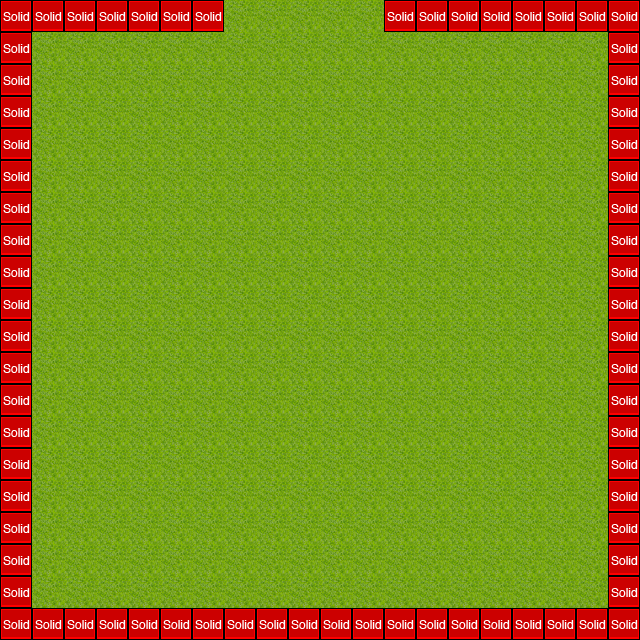

Rendered tile map (Tiled .tmx) drawn with the repository's tilesets; below, a short description and the map source with its tile grids summarised:
An orthogonal 20x20 tile map with 32x32 px tiles, 1 tile layer (collision), 1 image layer and 4 objects (doorOut, doorIn, hero, girl).

<map version="1.0" orientation="orthogonal" width="20" height="20" tilewidth="32" tileheight="32">
 <tileset firstgid="1" name="metatiles32x32" tilewidth="32" tileheight="32">
  <image source="tileset/metatiles32x32.png" width="160" height="32" />
  <tile id="0">
   <properties>
    <property name="type" value="solid" />
   </properties>
  </tile>
 </tileset>
 <imagelayer name="bg" width="20" height="20">
  <image source="tileset/part1.png" />
 </imagelayer>
 <objectgroup name="doors" width="20" height="20">
  <object name="doorOut" x="224" y="0" width="160" height="32">
   <properties>
    <property name="to" value="part2" />
   </properties>
  </object>
  <object name="doorIn" x="287" y="66" width="16" height="16">
   <properties>
    <property name="from" value="part2" />
   </properties>
  </object>
 </objectgroup>
 <objectgroup name="entities" width="20" height="20">
  <object name="hero" x="320" y="320" width="32" height="32" />
  <object name="girl" x="480" y="514" width="32" height="32" />
 </objectgroup>
 <layer name="collision" width="20" height="20">
  <data>[400 cells, 71 non-empty, 1 distinct tile ids]</data>
 </layer>
</map>
